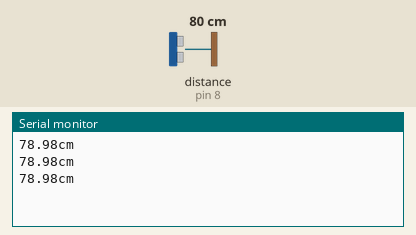
The sketch below on a simulated Arduino Uno, built with avr-gcc and run on an emulated ATmega328P. Parts: the last lines printed to the serial monitor. Wiring (inferred from the names in the program): ultrasonic range finder: trigger pin 9; echo pin 8. Inputs (shaded band) come from the test bench; at power-on: distance to the obstacle (sensor on pin 8) 80 cm. The echo pulse lasts 58.3 µs per cm.

Above: at 1.3 s.
1.4 s: distance to the obstacle (sensor on pin 8) set to 2 cm
At 1.9 s:
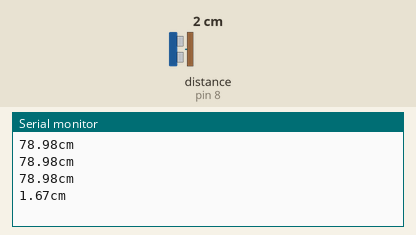
2.9 s: distance to the obstacle (sensor on pin 8) set to 4 cm
At 3.4 s:
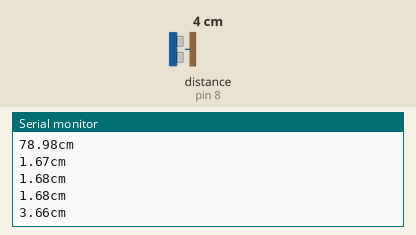
Timing chart, 0 to 5.9 s (numbered marks = the images above; inputs shaded):
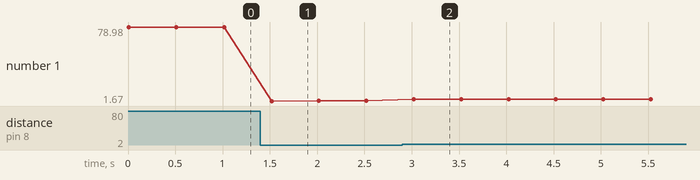

Measured:
- after the input at 1.4 s, the serial monitor: prints a new line after 0.12 s (image 1)
- after the input at 2.9 s, the serial monitor: prints a new line after 0.12 s (image 2)
- plotted number 1: 78.98 → 1.68 after the input at 1.4 s, 1.68 → 3.66 after the input at 2.9 s

The sketch:

UltraSonic.ino
```cpp
//초음파 센서의 핀번호를 설정한다.
int echoPin = 8;
int trigPin = 9;

void setup() {
  Serial.begin(9600);
  // frig를 출력모드로 설정, echo를 입력 모드로 설정
  pinMode(trigPin, OUTPUT);
  pinMode(echoPin, INPUT);
}

void loop() {
  // 초음파를 보낸다. 다 보내면 echo가 HIGH 상태로 대기하게 한다.
  digitalWrite(trigPin, LOW);
  digitalWrite(echoPin, LOW);
  delayMicroseconds(2);

  // 진동
  digitalWrite(trigPin, HIGH);
  delayMicroseconds(10);
  digitalWrite(trigPin, LOW);

  // echoPin이 HIGH를 유지한 시간을 저장한다.
  unsigned long duration = pulseIn(echoPin, HIGH);
  // HIGH 였을 때 시간(초음파가 보냈다가 다시 들어온 시간)을 가지고 거리를 계산한다.
  float distance = ((float)(340*duration)/10000) / 2;

  Serial.print(distance);
  Serial.println("cm");
  delay(500);
}
```
